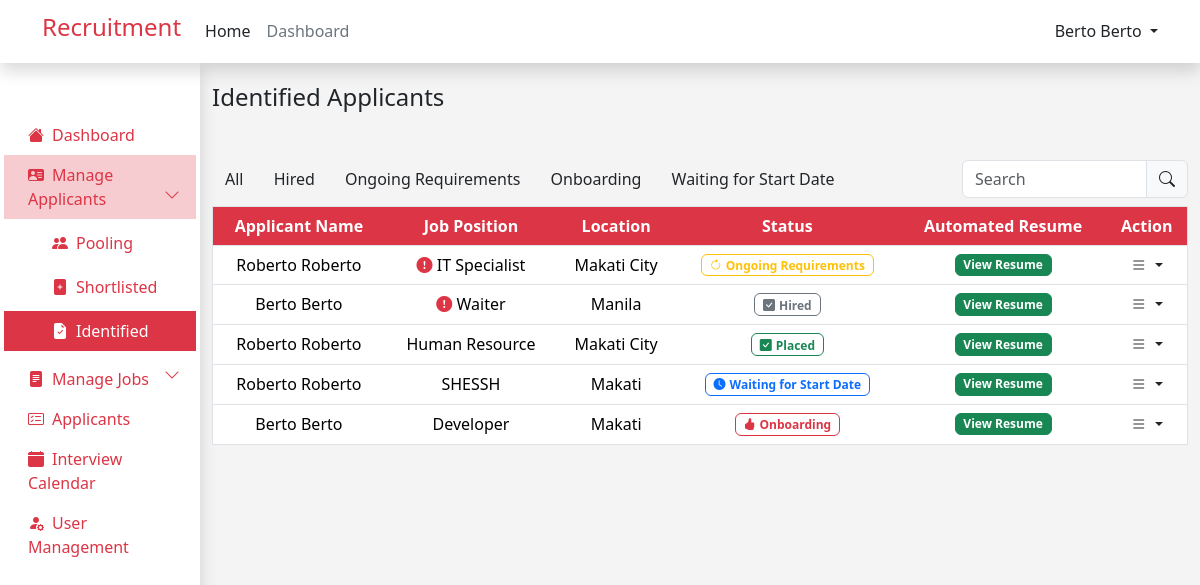
The page /admin/identified_applicant.php (signed in) on the database its author committed.
### tables this page shows
CREATE TABLE `job_applicants` (
  `id` int(12) NOT NULL,
  `user_id` int(12) NOT NULL,
  `job_id` int(12) NOT NULL,
  `application_status` varchar(255) NOT NULL,
  `interview_date` datetime DEFAULT NULL
);

CREATE TABLE `user` (
  `id` int(11) NOT NULL,
  `first_name` varchar(255) NOT NULL,
  `last_name` varchar(255) NOT NULL,
  `email` varchar(255) NOT NULL,
  `password` varchar(255) NOT NULL,
  `role` varchar(255) NOT NULL,
  `resume` varchar(255) NOT NULL,
  `branch` varchar(255) NOT NULL
);

CREATE TABLE `jobs` (
  `id` int(12) NOT NULL,
  `job_name` varchar(255) NOT NULL,
  `salary` int(12) NOT NULL,
  `job_type` varchar(255) NOT NULL,
  `shift_and_schedule` varchar(255) NOT NULL,
  `location` varchar(255) NOT NULL,
  `job_description` text NOT NULL,
  `benefits` text NOT NULL,
  `priority` varchar(255) NOT NULL,
  `department` varchar(255) NOT NULL,
  `created_at` timestamp NOT NULL DEFAULT current_timestamp() ON UPDATE current_timestamp()
);

### components/applicants_table.php (the view, shortened to what this page needs)
<table id="applicantTable" class="table text-center table-hover bg-white border">
    <thead class="bg-danger">
        <tr>
            <th class="bg-danger text-white">Applicant Name</th>
            <th class="bg-danger text-white">Job Position</th>
            <th class="bg-danger text-white">Location</th>
            <th class="bg-danger text-white">Status</th>
            <th class="bg-danger text-white">Automated Resume</th>
            <th class="bg-danger text-white">Action</th>
        </tr>
    </thead>
    <tbody>
        <?php
        while ($row = mysqli_fetch_assoc($result)) {
            ?>
            <tr>
                <td>
                    <?php echo $row['first_name'] . ' ' . $row['first_name']; ?>
                </td>
                <td>
                    <?php
                    if ($row['priority'] == 'Urgent Hiring' && $row['application_status'] !== 'Pooling') {
                        ?>
                        <i class="bi bi-exclamation-circle-fill text-danger"></i>
                        <?php
                        echo $row['job_name'];
                    } else if ($row['priority'] == 'Non-urgent Hiring' && $row['application_status'] !== 'Pooling') {
                        echo $row['job_name'];
                    } else {
                    }
                    ?>
                </td>
                <td>
                    <?php
                    if ($row['application_status'] !== 'Pooling') {
                        echo $row['location'];
                    }
                    ?>
                </td>
                <td>
                    <?php
                    $status = $row['application_status'];
                    switch ($status) {
                            ?>
                            <?php
                        case 'Hired':
                            ?>
                            <span class=" badge badge border border-secondary text-secondary ">
                                <i class="bi bi-check-square-fill me-1"></i>Hired
                            </span>
                            <?php
                            break;
                        case 'Ongoing Requirements':
                            ?>
                            <span class=" badge badge border border-warning text-warning ">
                                <i class="bi bi-arrow-clockwise me-1"></i>Ongoing Requirements
                            </span>
                            <?php
                            break;
                        case 'Onboarding':
                            ?>
                            <span class=" badge badge border border-danger text-danger ">
                                <i class="bi bi-hand-thumbs-up-fill me-1"></i>Onboarding
                            </span>
                            <?php
                            break;
                        case 'Waiting for Start Date':
                            ?>
                            <span class=" badge badge border border-primary text-primary ">
                                <i class="bi bi-clock-fill me-1"></i>Waiting for Start Date
                            </span>
                            <?php
                            break;
                        case 'Placed':
                            ?>
                            <span class=" badge badge border border-success text-success ">
                                <i class="bi bi-check-square-fill me-1"></i>Placed
                            </span>
                            <?php
                            break;
                            ?>
                            <?php
                    }
                    ?>
                </td>
                <td>
                    <button type="button" class="btn btn-success badge " data-bs-toggle="modal"
                        data-bs-target="#viewResumeModal<?php echo $row['id'] ?>">
                        View Resume
                    </button>
                </td>
                <td>
                    <a href="#" class="link-danger text-decoration-none dropdown-toggle text-dark" id="dropdownUser2"
                        data-bs-toggle="dropdown" aria-expanded="false">
                        <i class="bi bi-list"></i>
                    </a>
                </td>
            </tr>
            <?php
        }
        ?>
    </tbody>
</table>

### rows shown on the page
job_applicants: user.first_name "Roberto", job.job_name "IT Specialist", job.location "Makati City", shows "Ongoing Requirements"
job_applicants: user.first_name "Berto", job.job_name "Waiter", job.location "Manila", application_status "Hired" (drawn)
job_applicants: user.first_name "Roberto", job.job_name "Human Resource", job.location "Makati City", application_status "Placed" (drawn)
job_applicants: user.first_name "Roberto", job.job_name "SHESSH", job.location "Makati", shows "Waiting for Start Date"
job_applicants: user.first_name "Berto", job.job_name "Developer", job.location "Makati", application_status "Onboarding" (drawn)

### other values the page prints
$user "Berto Berto"
